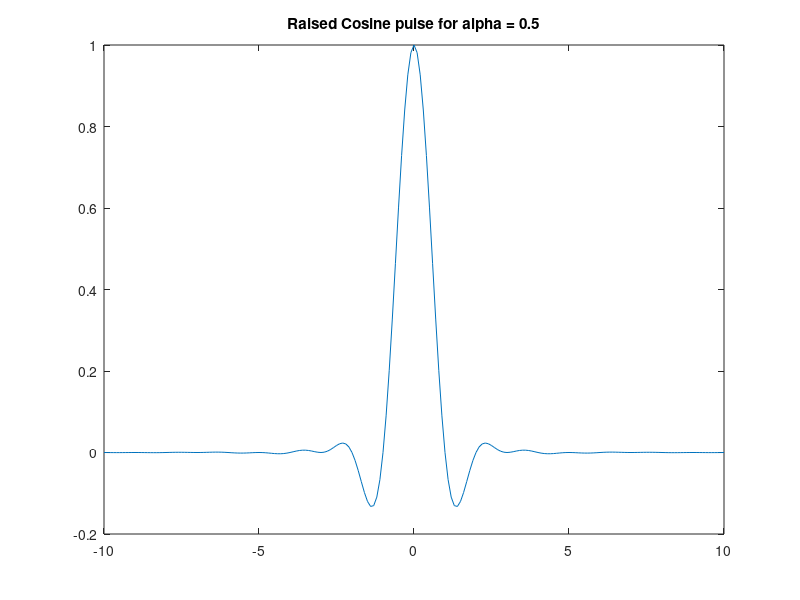
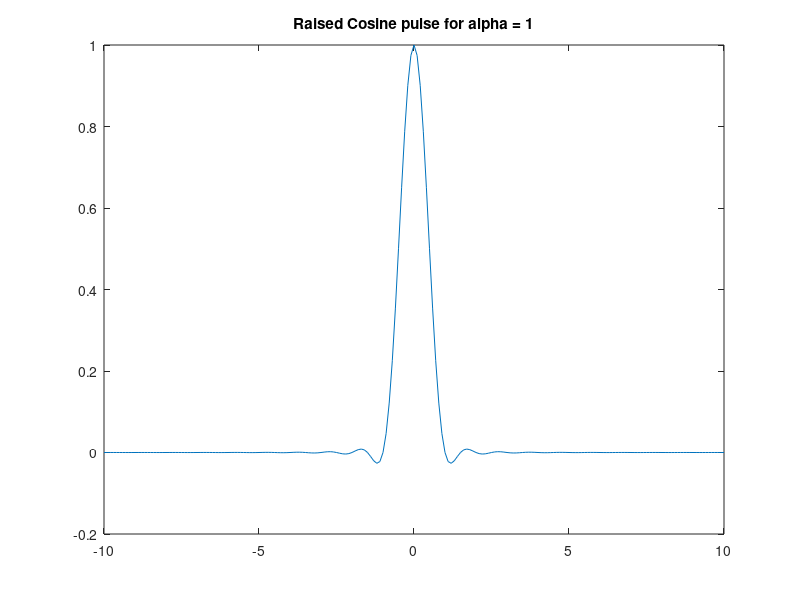
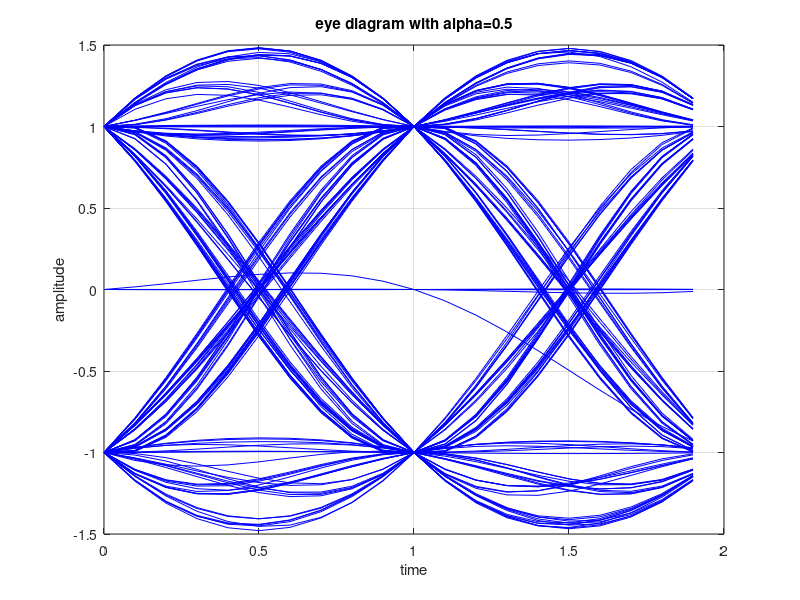
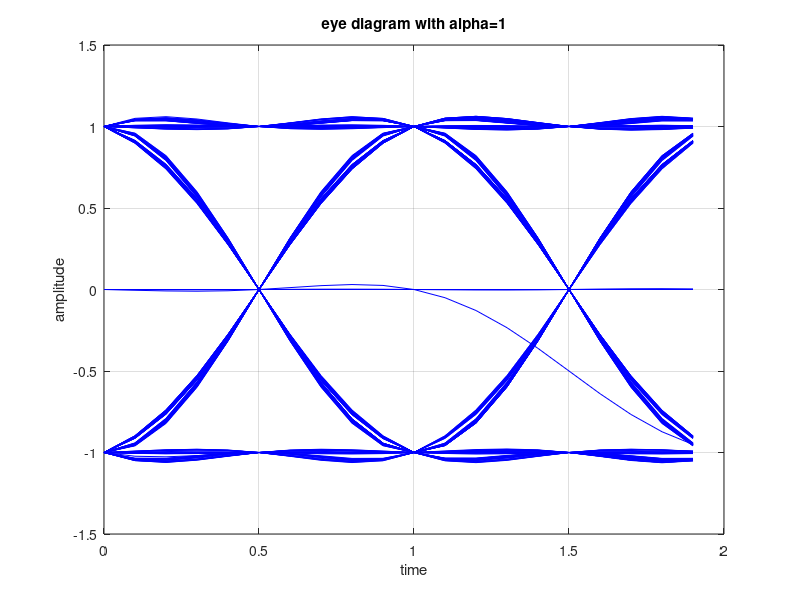

Here is the MATLAB script that generated these plots, in order:
% Code made by Manu Prasad (https://www.youtube.com/@IMPLearn)
% Program for plotting eye diagram of pulse shaped signal using raised
% cosine pulse without using inbuilt functions
clc; 
clear; 
close all; 
N  = 300; % number of symbols 
data = randi([0,1],1,N); 
am = 2.*data -1;% converting to polar +1 & -1 
fs = 10; % sampling rate
t = -fs:1/fs:fs;   

% defining the sinc filter 
sincNum = sin(pi*t);    % numerator of the sinc function 
sincDen = (pi*t);       % denominator of the sinc function 
sincDenZero = abs(sincDen) < 10^-10; % Finding index of values closer to zero
sincOp = sincNum./sincDen; 
sincOp(sincDenZero) = 1; % sin(pix)/(pix) =1 for x =0   

% raised cosine filter for alpha = 0.5 
alpha = 0.5; 
cosNum = cos(alpha*pi*t); 
cosDen = (1-(2*alpha*t).^2); 
cosDenZero = abs(cosDen)<10^-10;% Finding index of values closer to zero
cosOp = cosNum./cosDen; 
cosOp(cosDenZero) = pi/4;   
gt_alpha5 = sincOp.*cosOp;   
% Plotting 
figure; 
plot(t,gt_alpha5); 
title('Raised Cosine pulse for alpha = 0.5');   

% raised cosine filter for alpha = 1 
alpha = 1; 
cosNum = cos(alpha*pi*t); 
cosDen = (1-(2*alpha*t).^2); 
cosDenZero = find(abs(cosDen)<10^-10); 
cosOp = cosNum./cosDen; 
cosOp(cosDenZero) = pi/4;   
gt_alpha1 = sincOp.*cosOp;   
% Plotting
figure; 
plot(t,gt_alpha1); 
title('Raised Cosine pulse for alpha = 1');   

% upsampling the transmit sequence Method 1
% amUpSampled = [am;zeros(fs-1,length(am))]; 
% amU = amUpSampled(:).'; 

% upsampling the transmit sequence Method 2
am_up = upsample(am,fs);   

% filtered sequence Method 1
% st_alpha5 = conv(amU,gt_alpha5); 
% st_alpha1 = conv(amU,gt_alpha1);   

% filtered sequence Method 2
st_alpha5 = conv(am_up,gt_alpha5); 
st_alpha1 = conv(am_up,gt_alpha1);   

% taking only the first N*fs samples  
st_alpha5_rs = st_alpha5(1:(N*fs)); 
st_alpha1_rs = st_alpha1(1:(N*fs));  

% Reshaping the signal to [fs*2 by N/2]
st_alpha5_reshape = reshape(st_alpha5_rs,fs*2,N/2); 
st_alpha1_reshape = reshape(st_alpha1_rs,fs*2,N/2);   

% Plotting eye diagram for alpha =0.5 
t1 = 0:1/fs:(((2*fs)-1)/fs); 
figure; 
plot(t1,real(st_alpha5_reshape),'b');    
title('eye diagram with alpha=0.5'); 
xlabel('time') 
ylabel('amplitude')  
axis([0 2 -1.5 1.5]) 
grid on   
% Plotting eye diagram for alpha =1 
figure; 
plot(t1,real(st_alpha1_reshape),'b');   
title('eye diagram with alpha=1')  
xlabel('time')
ylabel('amplitude')  
axis([0 2 -1.5 1.5 ]) 
grid on